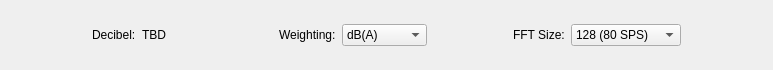
<?xml version="1.0" encoding="UTF-8"?>
<ui version="4.0">
 <class>SoundPressureLevel</class>
 <widget class="QWidget" name="SoundPressureLevel">
  <property name="geometry">
   <rect>
    <x>0</x>
    <y>0</y>
    <width>773</width>
    <height>70</height>
   </rect>
  </property>
  <property name="windowTitle">
   <string>Form</string>
  </property>
  <layout class="QVBoxLayout" name="verticalLayout">
   <item>
    <layout class="QVBoxLayout" name="layout_main">
     <item>
      <layout class="QHBoxLayout" name="layout_decibel">
       <item>
        <spacer name="horizontalSpacer">
         <property name="orientation">
          <enum>Qt::Horizontal</enum>
         </property>
         <property name="sizeHint" stdset="0">
          <size>
           <width>40</width>
           <height>20</height>
          </size>
         </property>
        </spacer>
       </item>
       <item>
        <widget class="QLabel" name="label">
         <property name="text">
          <string>Decibel:</string>
         </property>
        </widget>
       </item>
       <item>
        <widget class="QLabel" name="label_decibel">
         <property name="minimumSize">
          <size>
           <width>50</width>
           <height>0</height>
          </size>
         </property>
         <property name="text">
          <string>TBD</string>
         </property>
        </widget>
       </item>
       <item>
        <spacer name="horizontalSpacer_3">
         <property name="orientation">
          <enum>Qt::Horizontal</enum>
         </property>
         <property name="sizeHint" stdset="0">
          <size>
           <width>40</width>
           <height>20</height>
          </size>
         </property>
        </spacer>
       </item>
       <item>
        <widget class="QLabel" name="label_3">
         <property name="text">
          <string>Weighting:</string>
         </property>
        </widget>
       </item>
       <item>
        <widget class="QComboBox" name="combo_weighting">
         <item>
          <property name="text">
           <string>dB(A)</string>
          </property>
         </item>
         <item>
          <property name="text">
           <string>dB(B)</string>
          </property>
         </item>
         <item>
          <property name="text">
           <string>dB(C)</string>
          </property>
         </item>
         <item>
          <property name="text">
           <string>dB(D)</string>
          </property>
         </item>
         <item>
          <property name="text">
           <string>dB(Z)</string>
          </property>
         </item>
         <item>
          <property name="text">
           <string>ITU-R 468</string>
          </property>
         </item>
        </widget>
       </item>
       <item>
        <spacer name="horizontalSpacer_4">
         <property name="orientation">
          <enum>Qt::Horizontal</enum>
         </property>
         <property name="sizeHint" stdset="0">
          <size>
           <width>40</width>
           <height>20</height>
          </size>
         </property>
        </spacer>
       </item>
       <item>
        <widget class="QLabel" name="label_2">
         <property name="text">
          <string>FFT Size:</string>
         </property>
        </widget>
       </item>
       <item>
        <widget class="QComboBox" name="combo_fft_size">
         <property name="currentIndex">
          <number>0</number>
         </property>
         <item>
          <property name="text">
           <string>128 (80 SPS)</string>
          </property>
         </item>
         <item>
          <property name="text">
           <string>256 (40 SPS)</string>
          </property>
         </item>
         <item>
          <property name="text">
           <string>512 (20 SPS)</string>
          </property>
         </item>
         <item>
          <property name="text">
           <string>1024 (10 SPS)</string>
          </property>
         </item>
        </widget>
       </item>
       <item>
        <spacer name="horizontalSpacer_2">
         <property name="orientation">
          <enum>Qt::Horizontal</enum>
         </property>
         <property name="sizeHint" stdset="0">
          <size>
           <width>40</width>
           <height>20</height>
          </size>
         </property>
        </spacer>
       </item>
      </layout>
     </item>
     <item>
      <layout class="QHBoxLayout" name="layout_graph"/>
     </item>
    </layout>
   </item>
  </layout>
 </widget>
 <resources/>
 <connections/>
</ui>
